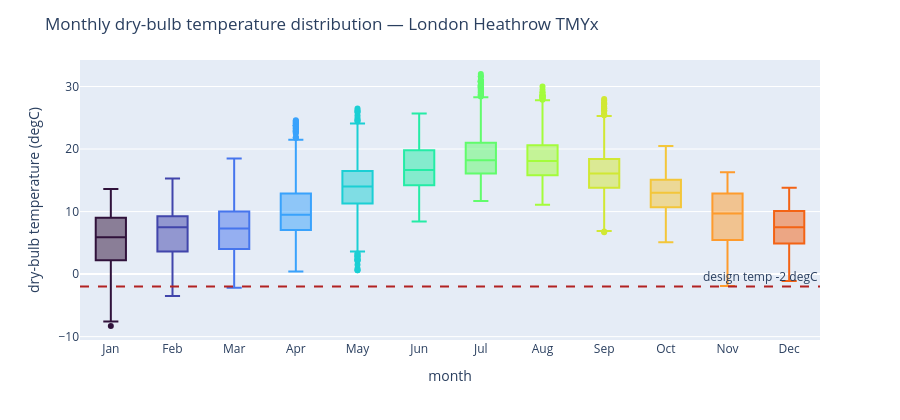

This figure's notebook cell:
### Markdown cell above
### 1c. Monthly distribution

Box-per-month of dry-bulb temperature — the clearest "seasonal London" story,
showing both the median march through the year and the spread within each month.

### Code cell
monthly = pd.DataFrame({
    "temp": temp.values,
    "month_num": temp.index.month,
    "month": temp.index.strftime("%b"),
})
order = monthly.sort_values("month_num")["month"].unique()

fig_month = px.box(
    monthly, x="month", y="temp", category_orders={"month": list(order)},
    color="month", color_discrete_sequence=px.colors.sequential.Turbo,
)
fig_month.add_hline(
    y=DESIGN_TEMP_C, line_dash="dash", line_color="firebrick",
    annotation_text=f"design temp {DESIGN_TEMP_C:g} degC",
)
fig_month.update_layout(
    title="Monthly dry-bulb temperature distribution — London Heathrow TMYx",
    xaxis_title="month", yaxis_title="dry-bulb temperature (degC)",
    showlegend=False, height=420,
)
fig_month.write_html(REPORTS / "weather_monthly_box.html", **HTML_KW)
fig_month

### Figure 1 — Plotly figure (JSON) as saved in the notebook; plotly's stock layout.template omitted (floating-point values rounded to 4 significant figures; data arrays with more than 128 entries replaced by an {"elided": "..."} marker saying what was removed)
{"data": [{"alignmentgroup": "True", "hovertemplate": "month=%{x}<br>temp=%{y}<extra></extra>", "legendgroup": "Jan", "marker": {"color": "#30123b"}, "name": "Jan", "notched": false, "offsetgroup": "Jan", "orientation": "v", "showlegend": true, "type": "box", "x": {"elided": "744 str values"}, "x0": " ", "xaxis": "x", "y": {"elided": "744 float values"}, "y0": " ", "yaxis": "y"}, {"alignmentgroup": "True", "hovertemplate": "month=%{x}<br>temp=%{y}<extra></extra>", "legendgroup": "Feb", "marker": {"color": "#4145ab"}, "name": "Feb", "notched": false, "offsetgroup": "Feb", "orientation": "v", "showlegend": true, "type": "box", "x": {"elided": "672 str values"}, "x0": " ", "xaxis": "x", "y": {"elided": "672 float values"}, "y0": " ", "yaxis": "y"}, {"alignmentgroup": "True", "hovertemplate": "month=%{x}<br>temp=%{y}<extra></extra>", "legendgroup": "Mar", "marker": {"color": "#4675ed"}, "name": "Mar", "notched": false, "offsetgroup": "Mar", "orientation": "v", "showlegend": true, "type": "box", "x": {"elided": "744 str values"}, "x0": " ", "xaxis": "x", "y": {"elided": "744 float values"}, "y0": " ", "yaxis": "y"}, {"alignmentgroup": "True", "hovertemplate": "month=%{x}<br>temp=%{y}<extra></extra>", "legendgroup": "Apr", "marker": {"color": "#39a2fc"}, "name": "Apr", "notched": false, "offsetgroup": "Apr", "orientation": "v", "showlegend": true, "type": "box", "x": {"elided": "720 str values"}, "x0": " ", "xaxis": "x", "y": {"elided": "720 float values"}, "y0": " ", "yaxis": "y"}, {"alignmentgroup": "True", "hovertemplate": "month=%{x}<br>temp=%{y}<extra></extra>", "legendgroup": "May", "marker": {"color": "#1bcfd4"}, "name": "May", "notched": false, "offsetgroup": "May", "orientation": "v", "showlegend": true, "type": "box", "x": {"elided": "744 str values"}, "x0": " ", "xaxis": "x", "y": {"elided": "744 float values"}, "y0": " ", "yaxis": "y"}, {"alignmentgroup": "True", "hovertemplate": "month=%{x}<br>temp=%{y}<extra></extra>", "legendgroup": "Jun", "marker": {"color": "#24eca6"}, "name": "Jun", "notched": false, "offsetgroup": "Jun", "orientation": "v", "showlegend": true, "type": "box", "x": {"elided": "720 str values"}, "x0": " ", "xaxis": "x", "y": {"elided": "720 float values"}, "y0": " ", "yaxis": "y"}, {"alignmentgroup": "True", "hovertemplate": "month=%{x}<br>temp=%{y}<extra></extra>", "legendgroup": "Jul", "marker": {"color": "#61fc6c"}, "name": "Jul", "notched": false, "offsetgroup": "Jul", "orientation": "v", "showlegend": true, "type": "box", "x": {"elided": "744 str values"}, "x0": " ", "xaxis": "x", "y": {"elided": "744 float values"}, "y0": " ", "yaxis": "y"}, {"alignmentgroup": "True", "hovertemplate": "month=%{x}<br>temp=%{y}<extra></extra>", "legendgroup": "Aug", "marker": {"color": "#a4fc3b"}, "name": "Aug", "notched": false, "offsetgroup": "Aug", "orientation": "v", "showlegend": true, "type": "box", "x": {"elided": "744 str values"}, "x0": " ", "xaxis": "x", "y": {"elided": "744 float values"}, "y0": " ", "yaxis": "y"}, {"alignmentgroup": "True", "hovertemplate": "month=%{x}<br>temp=%{y}<extra></extra>", "legendgroup": "Sep", "marker": {"color": "#d1e834"}, "name": "Sep", "notched": false, "offsetgroup": "Sep", "orientation": "v", "showlegend": true, "type": "box", "x": {"elided": "720 str values"}, "x0": " ", "xaxis": "x", "y": {"elided": "720 float values"}, "y0": " ", "yaxis": "y"}, {"alignmentgroup": "True", "hovertemplate": "month=%{x}<br>temp=%{y}<extra></extra>", "legendgroup": "Oct", "marker": {"color": "#f3c63a"}, "name": "Oct", "notched": false, "offsetgroup": "Oct", "orientation": "v", "showlegend": true, "type": "box", "x": {"elided": "744 str values"}, "x0": " ", "xaxis": "x", "y": {"elided": "744 float values"}, "y0": " ", "yaxis": "y"}, {"alignmentgroup": "True", "hovertemplate": "month=%{x}<br>temp=%{y}<extra></extra>", "legendgroup": "Nov", "marker": {"color": "#fe9b2d"}, "name": "Nov", "notched": false, "offsetgroup": "Nov", "orientation": "v", "showlegend": true, "type": "box", "x": {"elided": "720 str values"}, "x0": " ", "xaxis": "x", "y": {"elided": "720 float values"}, "y0": " ", "yaxis": "y"}, {"alignmentgroup": "True", "hovertemplate": "month=%{x}<br>temp=%{y}<extra></extra>", "legendgroup": "Dec", "marker": {"color": "#f36315"}, "name": "Dec", "notched": false, "offsetgroup": "Dec", "orientation": "v", "showlegend": true, "type": "box", "x": {"elided": "744 str values"}, "x0": " ", "xaxis": "x", "y": {"elided": "744 float values"}, "y0": " ", "yaxis": "y"}], "layout": {"annotations": [{"showarrow": false, "text": "design temp -2 degC", "x": 1, "xanchor": "right", "xref": "x domain", "y": -2, "yanchor": "bottom", "yref": "y"}], "boxmode": "overlay", "height": 420, "legend": {"title": {"text": "month"}, "tracegroupgap": 0}, "margin": {"t": 60}, "shapes": [{"line": {"color": "firebrick", "dash": "dash"}, "type": "line", "x0": 0, "x1": 1, "xref": "x domain", "y0": -2, "y1": -2, "yref": "y"}], "showlegend": false, "title": {"text": "Monthly dry-bulb temperature distribution — London Heathrow TMYx"}, "xaxis": {"anchor": "y", "categoryarray": ["Jan", "Feb", "Mar", "Apr", "May", "Jun", "Jul", "Aug", "Sep", "Oct", "Nov", "Dec"], "categoryorder": "array", "domain": [0, 1], "title": {"text": "month"}}, "yaxis": {"anchor": "x", "domain": [0, 1], "title": {"text": "dry-bulb temperature (degC)"}}}}
